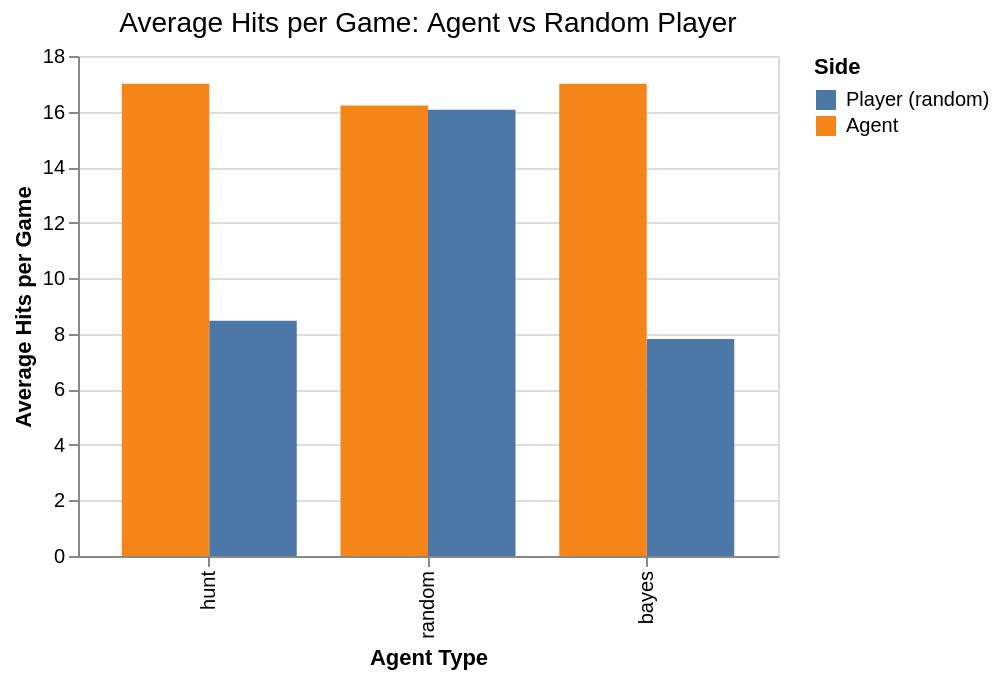

This figure's notebook cell:
### Code cell
# Grouped bars: avg agent hits vs player hits by agent type
hits_long = pl.concat(
    [
        df.select(
            [
                "agent_type",
                pl.col("agent_hits").alias("hits"),
                pl.lit("Agent").alias("side"),
            ]
        ),
        df.select(
            [
                "agent_type",
                pl.col("player_hits").alias("hits"),
                pl.lit("Player (random)").alias("side"),
            ]
        ),
    ]
)

hits_summary = hits_long.group_by(["agent_type", "side"]).agg(
    pl.col("hits").mean().alias("avg_hits")
)

c = (
    alt.Chart(hits_summary)
    .mark_bar()
    .encode(
        x=alt.X("agent_type:N", sort=AGENT_TYPES[::-1], title="Agent Type"),
        y=alt.Y("avg_hits:Q", title="Average Hits per Game"),
        xOffset=alt.XOffset("side:N"),
        color=alt.Color("side:N", title="Side", sort=AGENT_TYPES[::-1]),
        tooltip=[
            alt.Tooltip("agent_type:N", title="Agent"),
            alt.Tooltip("side:N", title="Side"),
            alt.Tooltip("avg_hits:Q", title="Avg Hits", format=".1f"),
        ],
    )
    .properties(
        title=chart_title("Average Hits per Game: Agent vs Random Player"),
        width=350,
        height=250,
    )
)
c.save(IMG_DIR / "avg_hits_by_agent.png")
c.show()

### Figure 1 — Vega specification as saved in the notebook (floating-point values rounded to 4 significant figures)
{"$schema": "https://vega.github.io/schema/vega/v6.json", "data": [{"name": "source_0"}, {"name": "data_0", "values": [{"agent_type": "hunt", "avg_hits": 8.468, "avg_hits_end": 8.468, "avg_hits_start": 0.0, "side": "Player (random)"}, {"agent_type": "random", "avg_hits": 16.22, "avg_hits_end": 16.22, "avg_hits_start": 0.0, "side": "Agent"}, {"agent_type": "hunt", "avg_hits": 17.0, "avg_hits_end": 17.0, "avg_hits_start": 0.0, "side": "Agent"}, {"agent_type": "bayes", "avg_hits": 7.808, "avg_hits_end": 7.808, "avg_hits_start": 0.0, "side": "Player (random)"}, {"agent_type": "random", "avg_hits": 16.06, "avg_hits_end": 16.06, "avg_hits_start": 0.0, "side": "Player (random)"}, {"agent_type": "bayes", "avg_hits": 17.0, "avg_hits_end": 17.0, "avg_hits_start": 0.0, "side": "Agent"}]}, {"name": "source_0_x_domain_agent_type", "values": [{"agent_type": "hunt", "sort_field": 3.0}, {"agent_type": "random", "sort_field": 3.0}, {"agent_type": "bayes", "sort_field": 3.0}]}, {"name": "data_0_xOffset_domain_side", "values": [{"side": "Player (random)"}, {"side": "Agent"}]}, {"name": "source_0_color_domain_side", "values": [{"side": "Player (random)", "sort_field": 3.0}, {"side": "Agent", "sort_field": 3.0}]}], "marks": [{"type": "rect", "name": "marks", "from": {"data": "data_0"}, "encode": {"update": {"x": {"field": "agent_type", "scale": "x", "offset": {"field": "side", "scale": "xOffset"}}, "width": {"signal": "max(0.25, bandwidth('xOffset'))"}, "fill": {"field": "side", "scale": "color"}, "tooltip": {"signal": "{\"Agent\": isValid(datum[\"agent_type\"]) ? isArray(datum[\"agent_type\"]) ? join(datum[\"agent_type\"], '\\n') : datum[\"agent_type\"] : \"\"+datum[\"agent_type\"], \"Side\": isValid(datum[\"side\"]) ? isArray(datum[\"side\"]) ? join(datum[\"side\"], '\\n') : datum[\"side\"] : \"\"+datum[\"side\"], \"Avg Hits\": format(datum[\"avg_hits\"], \".1f\")}"}, "y2": {"field": "avg_hits_start", "scale": "y"}, "y": {"field": "avg_hits_end", "scale": "y"}}}, "style": ["bar"]}], "scales": [{"name": "x", "type": "band", "domain": {"data": "source_0_x_domain_agent_type", "field": "agent_type", "sort": {"op": "max", "field": "sort_field"}}, "range": [0, {"signal": "width"}], "paddingOuter": 0.2, "paddingInner": 0.2}, {"name": "y", "type": "linear", "domain": {"data": "data_0", "fields": ["avg_hits_start", "avg_hits_end"]}, "range": [{"signal": "height"}, 0], "nice": true, "zero": true}, {"name": "xOffset", "type": "band", "domain": {"data": "data_0_xOffset_domain_side", "field": "side", "sort": true}, "range": [0, {"signal": "bandwidth('x')"}]}, {"name": "color", "type": "ordinal", "domain": {"data": "source_0_color_domain_side", "field": "side", "sort": {"op": "max", "field": "sort_field"}}, "range": "category"}], "axes": [{"scale": "y", "orient": "left", "aria": false, "domain": false, "grid": true, "gridScale": "x", "maxExtent": 0, "minExtent": 0, "ticks": false, "tickCount": {"signal": "ceil(height/40)"}, "labels": false, "zindex": 0}, {"scale": "x", "labelAlign": "right", "labelAngle": 270, "labelBaseline": "middle", "zindex": 0, "title": "Agent Type", "orient": "bottom", "grid": false}, {"scale": "y", "tickCount": {"signal": "ceil(height/40)"}, "grid": false, "zindex": 0, "title": "Average Hits per Game", "orient": "left", "labelOverlap": true}], "title": {"text": "Average Hits per Game: Agent vs Random Player", "fontSize": 14, "fontWeight": "normal", "frame": "group", "anchor": "middle"}, "style": "cell", "width": 350, "height": 250, "legends": [{"title": "Side", "fill": "color", "symbolType": "square"}], "background": "white", "padding": 5}
